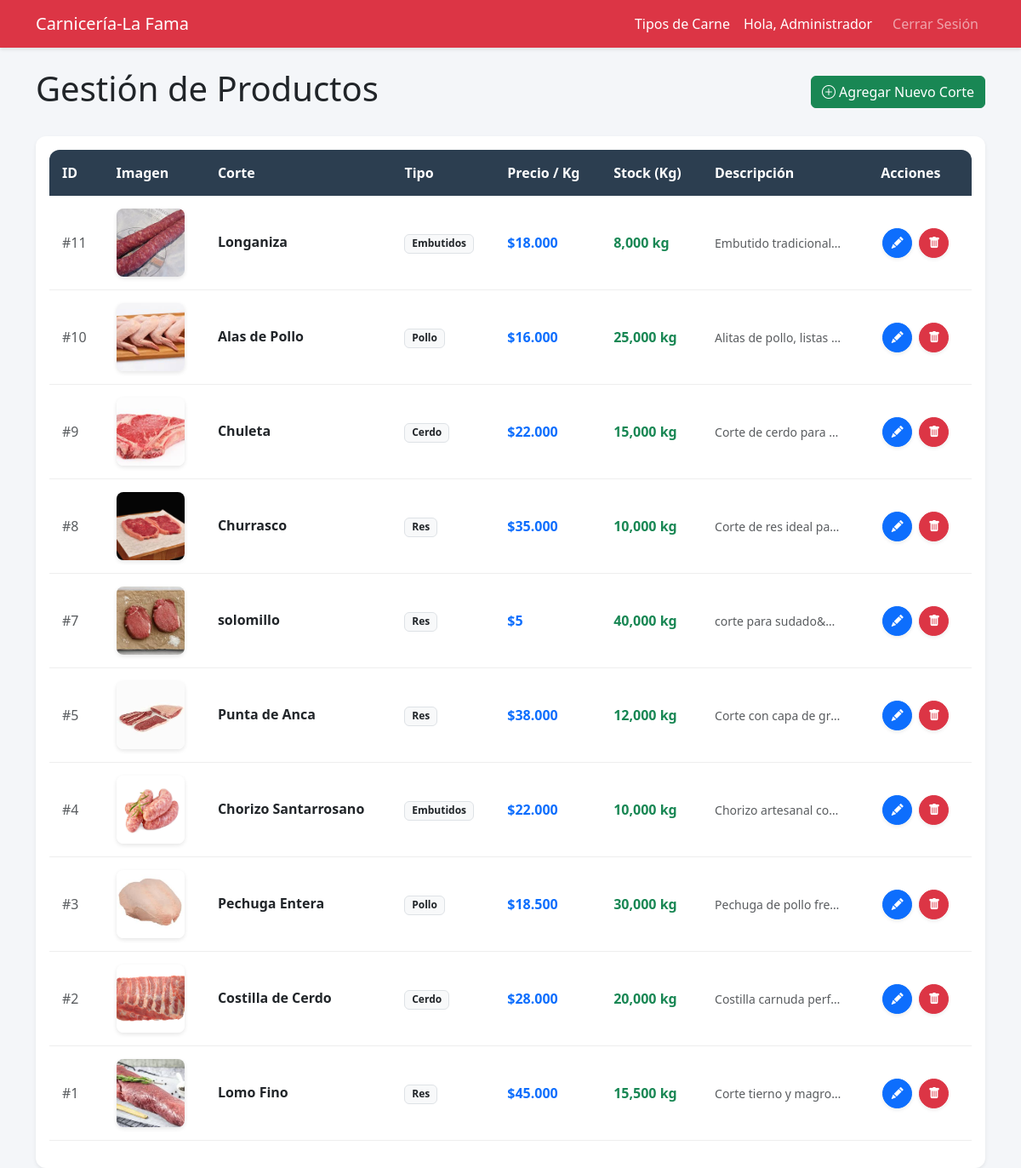
Page /dashboard.php (signed in) on the earlier database version.
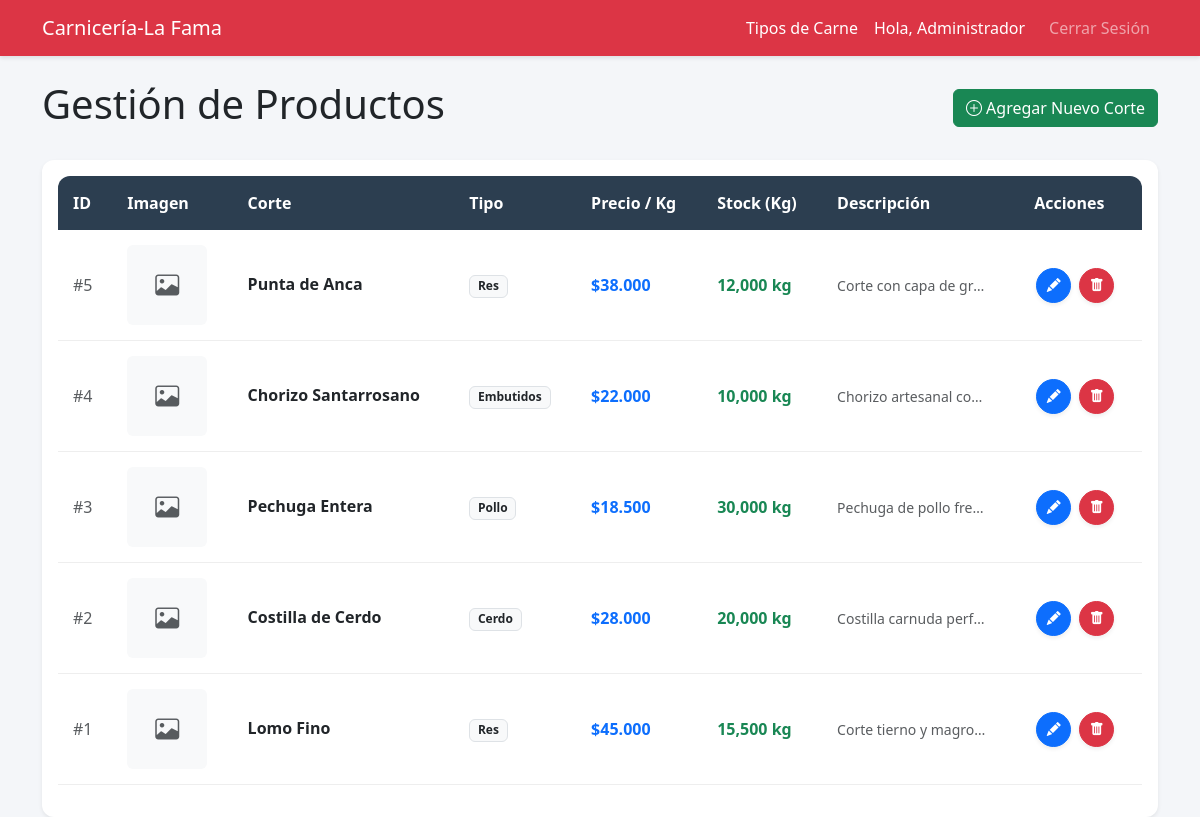
Same page on the later database version.
### tables this page shows
CREATE TABLE IF NOT EXISTS productos (
    id INT AUTO_INCREMENT PRIMARY KEY,
    nombre_corte VARCHAR(100) NOT NULL,
    precio_kilo DECIMAL(10, 2) NOT NULL,
    stock_kg DECIMAL(10, 3) NOT NULL,  
    descripcion TEXT,
    imagen VARCHAR(255) DEFAULT NULL,
    id_tipo INT NOT NULL,
    CONSTRAINT fk_productos_tipo FOREIGN KEY (id_tipo) 
        REFERENCES tipos_productos(id) 
        ON DELETE RESTRICT 
        ON UPDATE CASCADE
);

CREATE TABLE IF NOT EXISTS tipos_productos (
    id INT AUTO_INCREMENT PRIMARY KEY,
    nombre VARCHAR(50) NOT NULL UNIQUE
);

### dashboard.php (the view, shortened to what this page needs)
<?php
require_once __DIR__ . '/includes/db.php';
try {
    $sql = "
        SELECT p.id, p.nombre_corte, p.precio_kilo, p.stock_kg, p.descripcion, p.imagen, t.nombre as tipo
        FROM productos p
        INNER JOIN tipos_productos t ON p.id_tipo = t.id
    ";
    $sql .= " ORDER BY p.id DESC";
    $stmt = $pdo->prepare($sql);
    $stmt->execute();
    $productos = $stmt->fetchAll();
} catch (PDOException $e) {
    $error = "Error al cargar datos: " . $e->getMessage();
}
?>
<!DOCTYPE html>
<html lang="es">
<head>
    <link href="https://cdn.jsdelivr.net/npm/bootstrap@5.3.0/dist/css/bootstrap.min.css" rel="stylesheet">
    <link rel="stylesheet" href="https://cdn.jsdelivr.net/npm/bootstrap-icons@1.10.0/font/bootstrap-icons.css">
</head>
<body>
    <nav class="navbar navbar-expand-lg navbar-dark bg-danger">
        <div class="container">
            <a class="navbar-brand" href="#">Carnicería-La Fama</a>
            <div class="collapse navbar-collapse" id="navbarNav">
                <ul class="navbar-nav ms-auto">
                    <li class="nav-item">
                        <a class="nav-link text-white" href="tipos.php">Tipos de Carne</a>
                    </li>
                    <li class="nav-item">
                        <span class="nav-link text-white">Hola, <?php echo htmlspecialchars($_SESSION['user_name']); ?></span>
                    </li>
                    <li class="nav-item">
                        <a class="nav-link btn btn-outline-light btn-sm ms-2" href="logout.php">Cerrar Sesión</a>
                    </li>
                </ul>
            </div>
        </div>
    </nav>
    <div class="container mt-4">
        <div class="d-flex justify-content-between align-items-center mb-4">
            <div>
                <h1>Gestión de Productos</h1>
            </div>
            <button type="button" class="btn btn-success" data-bs-toggle="modal" data-bs-target="#addProductModal">
                <i class="bi bi-plus-circle"></i> Agregar Nuevo Corte
            </button>
        </div>
        <div class="card shadow-sm">
            <div class="card-body">
                <div class="table-responsive">
                    <table class="table table-hover align-middle">
                        <thead class="table-light">
                            <tr>
                                <th>ID</th>
                                <th>Imagen</th>
                                <th>Corte</th>
                                <th>Tipo</th>
                                <th>Precio / Kg</th>
                                <th>Stock (Kg)</th>
                                <th>Descripción</th>
                                <th>Acciones</th>
                            </tr>
                        </thead>
                        <tbody>
                            <?php if (!empty($productos)): ?>
                                <?php foreach ($productos as $prod): ?>
                                    <tr>
                                        <td><span class="text-muted">#<?php echo $prod['id']; ?></span></td>
                                        <td>
                                            <?php if ($prod['imagen']): ?>
                                                <img src="uploads/<?php echo htmlspecialchars($prod['imagen']); ?>"
                                                     alt="Img"
                                                     class="product-img-thumbnail"
                                                     onclick="showImagePreview('uploads/<?php echo htmlspecialchars($prod['imagen']); ?>', '<?php echo htmlspecialchars($prod['nombre_corte']); ?>')">
                                            <?php else: ?>
                                                <div class="bg-light d-flex align-items-center justify-content-center rounded" style="width: 80px; height: 80px;">
                                                    <i class="bi bi-image text-muted h4 m-0"></i>
                                                </div>
                                            <?php endif; ?>
                                        </td>
                                        <td>
                                            <h6 class="mb-0 fw-bold text-dark"><?php echo htmlspecialchars($prod['nombre_corte']); ?></h6>
                                        </td>
                                        <td><span class="badge bg-light text-dark border"><?php echo htmlspecialchars($prod['tipo']); ?></span></td>
                                        <td><span class="fw-bold text-primary">$<?php echo number_format($prod['precio_kilo'], 0, ',', '.'); ?></span></td>
                                        <td>
                                            <?php
                                                $stockClass = $prod['stock_kg'] < 5 ? 'text-danger fw-bold' : 'text-success fw-bold';
                                                echo "<span class='$stockClass'>" . number_format($prod['stock_kg'], 3, ',', '.') . " kg</span>";
                                            ?>
                                        </td>
                                        <td><small class="text-muted d-block text-truncate" style="max-width: 150px;"><?php echo htmlspecialchars($prod['descripcion']); ?></small></td>
                                        <td>
                                            <a href="edit_product.php?id=<?php echo $prod['id']; ?>" class="btn btn-primary btn-action shadow-sm" title="Editar">
                                                <i class="bi bi-pencil-fill small"></i>
                                            </a>
                                            <a href="delete_product.php?id=<?php echo $prod['id']; ?>" class="btn btn-danger btn-action shadow-sm" title="Eliminar" onclick="return confirm('¿Estás seguro de eliminar este producto?');">
                                                <i class="bi bi-trash-fill small"></i>
                                            </a>
                                        </td>
                                    </tr>
                                <?php endforeach; ?>
                            <?php else: ?>
                                <tr>
                                    <td colspan="8" class="text-center text-muted">No hay productos registrados.</td>
                                </tr>
                            <?php endif; ?>
                        </tbody>
                    </table>
                </div>
            </div>
        </div>
    </div>
</body>
</html>

### dashboard.php (style rules this page uses)
body { background-color: #f4f6f9; font-family: 'Segoe UI', Tahoma, Geneva, Verdana, sans-serif; }
.navbar { box-shadow: 0 2px 4px rgba(0,0,0,0.1); }
.card { border: none; border-radius: 12px; box-shadow: 0 0 20px rgba(0,0,0,0.05); }
.table-responsive { border-radius: 12px; overflow: hidden; }
.table thead th { background-color: #2c3e50; color: white; border: none; padding: 15px; font-weight: 600; }
.table tbody td { vertical-align: middle; padding: 15px; border-bottom: 1px solid #eee; }
.btn-action { border-radius: 50%; width: 35px; height: 35px; padding: 0; display: inline-flex; align-items: center; justify-content: center; margin: 0 2px; }
.product-img-thumbnail { width: 80px; height: 80px; object-fit: cover; border-radius: 8px; box-shadow: 0 2px 5px rgba(0,0,0,0.1); transition: transform 0.2s; cursor: pointer; }

Differences in the rows shown:
removed productos: id "11", imagen (picture), nombre_corte "Longaniza", id_tipo.nombre "Embutidos", precio_kilo "18.000", stock_kg "8,000", descripcion "Embutido tradicional…"
removed productos: id "10", imagen (picture), nombre_corte "Alas de Pollo", id_tipo.nombre "Pollo", precio_kilo "16.000", stock_kg "25,000", descripcion "Alitas de pollo, listas…"
removed productos: id "9", imagen (picture), nombre_corte "Chuleta", id_tipo.nombre "Cerdo", precio_kilo "22.000", stock_kg "15,000", descripcion "Corte de cerdo para…"
removed productos: id "8", imagen (picture), nombre_corte "Churrasco", id_tipo.nombre "Res", precio_kilo "35.000", stock_kg "10,000", descripcion "Corte de res ideal pa…"
removed productos: id "7", imagen+nombre_corte (picture), nombre_corte "solomillo", id_tipo.nombre "Res", precio_kilo "5", stock_kg "40,000", descripcion "corte para sudado&…"
changed productos "Punta de Anca": imagen: picture removed
changed productos "Chorizo Santarrosano": imagen: picture removed
changed productos "Pechuga Entera": imagen: picture removed
changed productos "Costilla de Cerdo": imagen: picture removed
changed productos "Lomo Fino": imagen: picture removed
